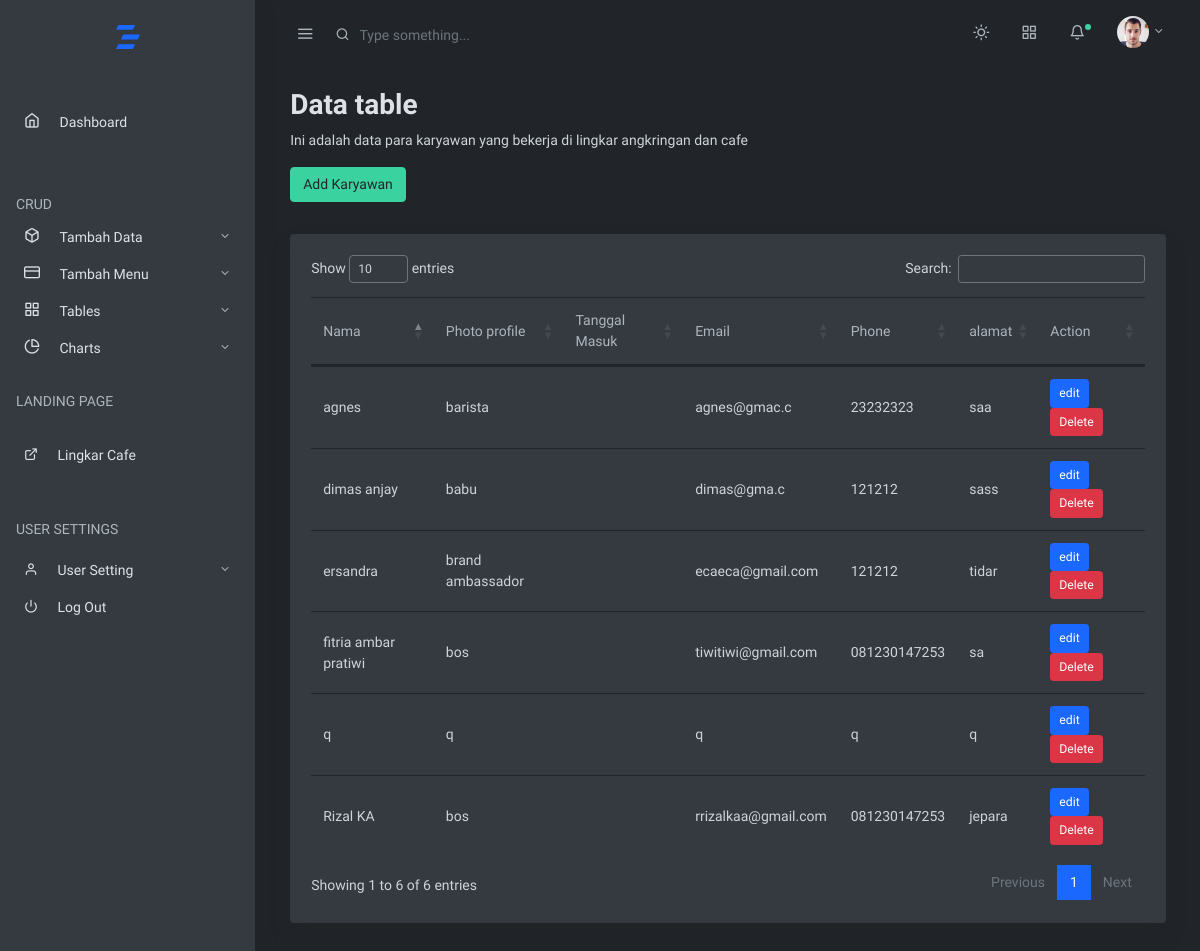
The page /lingkar_fix/karyawan.php on the database its author committed.
### tables this page shows
CREATE TABLE `karyawan` (
  `id` int(11) NOT NULL,
  `nama` varchar(255) NOT NULL,
  `tgl_masuk` varchar(255) NOT NULL,
  `email` varchar(255) NOT NULL,
  `nohp` varchar(20) NOT NULL,
  `foto` varchar(255) NOT NULL,
  `alamat` varchar(50) NOT NULL
);

### lingkar_fix/karyawan.php (the view, shortened to what this page needs)
<?php
require ("./config.php");
?>
<!doctype html>
<html lang="en">
<head>
  <link rel="stylesheet" href="css/simplebar.css">
  <link rel="stylesheet" href="css/feather.css">
  <link rel="stylesheet" href="https://cdn.datatables.net/1.13.1/css/dataTables.bootstrap4.min.css">
  <link rel="stylesheet" href="css/daterangepicker.css">
  <link rel="stylesheet" href="css/app-light.css" id="lightTheme" disabled>
  <link rel="stylesheet" href="css/app-dark.css" id="darkTheme">
</head>
<body class="vertical  dark  ">
  <div class="wrapper">
    <nav class="topnav navbar navbar-light">
      <button type="button" class="navbar-toggler text-muted mt-2 p-0 mr-3 collapseSidebar">
        <i class="fe fe-menu navbar-toggler-icon"></i>
      </button>
      <form class="form-inline mr-auto searchform text-muted">
        <input class="form-control mr-sm-2 bg-transparent border-0 pl-4 text-muted" type="search"
          placeholder="Type something..." aria-label="Search">
      </form>
      <ul class="nav">
        <li class="nav-item">
          <a class="nav-link text-muted my-2" href="./index.php" id="modeSwitcher" data-mode="dark">
            <i class="fe fe-sun fe-16"></i>
          </a>
        </li>
        <li class="nav-item">
          <a class="nav-link text-muted my-2" href="./#" data-toggle="modal" data-target=".modal-shortcut">
            <span class="fe fe-grid fe-16"></span>
          </a>
        </li>
        <li class="nav-item nav-notif">
          <a class="nav-link text-muted my-2" href="./#" data-toggle="modal" data-target=".modal-notif">
            <span class="fe fe-bell fe-16"></span>
            <span class="dot dot-md bg-success"></span>
          </a>
        </li>
        <li class="nav-item dropdown">
          <a class="nav-link dropdown-toggle text-muted pr-0" href="#" id="navbarDropdownMenuLink" role="button"
            data-toggle="dropdown" aria-haspopup="true" aria-expanded="false">
            <span class="avatar avatar-sm mt-2">
              <img src="./assets/avatars/face-1.jpg" alt="..." class="avatar-img rounded-circle">
            </span>
          </a>
        </li>
      </ul>
    </nav>
    <aside class="sidebar-left border-right bg-white shadow" id="leftSidebar" data-simplebar>
      <nav class="vertnav navbar navbar-light">
        <div class="w-100 mb-4 d-flex">
          <a class="navbar-brand mx-auto mt-2 flex-fill text-center" href="./index.html">
          </a>
        </div>
        <ul class="navbar-nav flex-fill w-100 mb-2">
          <li class="nav-item w-100">
            <a class="nav-link" href="index.php">
              <br>
              <i class="fe fe-home fe-16"></i>
              <span class="ml-3 item-text">Dashboard</span>
              <br>
              <br>
            </a>
          </li>
        </ul>
        <p class="text-muted nav-heading mt-4 mb-1">
          <span>CRUD</span>
        </p>
        <ul class="navbar-nav flex-fill w-100 mb-2">
          <li class="nav-item dropdown">
            <a href="#ui-elements" data-toggle="collapse" aria-expanded="false" class="dropdown-toggle nav-link">
              <i class="fe fe-box fe-16"></i>
              <span class="ml-3 item-text">Tambah Data</span>
            </a>
          </li>
          <li class="nav-item dropdown">
            <a href="#forms" data-toggle="collapse" aria-expanded="false" class="dropdown-toggle nav-link">
              <i class="fe fe-credit-card fe-16"></i>
              <span class="ml-3 item-text">Tambah Menu</span>
            </a>
          </li>
          <li class="nav-item dropdown">
            <a href="#tables" data-toggle="collapse" aria-expanded="false" class="dropdown-toggle nav-link">
              <i class="fe fe-grid fe-16"></i>
              <span class="ml-3 item-text">Tables</span>
            </a>
          </li>
          <li class="nav-item dropdown">
            <a href="#charts" data-toggle="collapse" aria-expanded="false" class="dropdown-toggle nav-link">
              <i class="fe fe-pie-chart fe-16"></i>
              <span class="ml-3 item-text">Charts</span>
            </a>
            <p class="text-muted nav-heading mt-4 mb-1">
              <span> LANDING PAGE</span>
            </p>
          <li class="nav-item w-100">
            <a class="nav-link" href="https://www.instagram.com/lingkar.cafe_/">
              <br>
              <i class="fe fe-external-link"></i>
              <span class="ml-3 item-text">Lingkar Cafe</span>
              <br>
              <br>
            </a>
            <p class="text-muted nav-heading mt-4 mb-1">
              <span> USER SETTINGS</span>
            </p>
          </li>
          </li>
        </ul>
        <ul class="navbar-nav flex-fill w-100 mb-2">
          <li class="nav-item dropdown">
            <a href="#user" data-toggle="collapse" aria-expanded="false" class="dropdown-toggle nav-link">
              <i class="fe fe-user"></i>
              <span class="ml-3 item-text">User Setting</span><span class="sr-only">(current)</span>
            </a>
          <li class="nav-item w-100">
            <a class="nav-link" href="login.php">
              <i class="fe fe-power"></i>
              <span class="ml-3 item-text">Log Out</span>
            </a>
          </li>
          </li>
        </ul>
    </aside>
    <main role="main" class="main-content">
      <div class="container-fluid">
        <div class="row justify-content-center">
          <div class="col-12">
            <h2 class="mb-2 page-title">Data table</h2>
            <p class="card-text">Ini adalah data para karyawan yang bekerja di lingkar angkringan dan cafe</p>
            <button type="button" class="btn mb-2 btn-success" data-toggle="modal" data-target=".modal-right">Add Karyawan</button>
            <div class="row my-4">
              <div class="col-md-12">
                <div class="card shadow">
                  <div class="card-body">
                    <table id="tableku" class="table datatables">
                      <thead>
                        <tr>
                          <th>Nama</th>
                          <th>Photo profile</th>
                          <th>Tanggal Masuk</th>
                          <th>Email</th>
                          <th>Phone</th>
                          <th>alamat</th>
                          <th>Action</th>
                        </tr>
                      </thead>
                      <tbody>
                        <tr>
                          <?php
                               $query = "SELECT * FROM karyawan";
                                $result = mysqli_query($koneksi, $query);
                                        while ($row = mysqli_fetch_array($result)){
                                        $userName = $row['nama'];
                                        $foto = $row['foto'];
                                        $tgl = $row['tgl_masuk'];
                                        $userEmail = $row['email'];
                                        $nohp = $row['nohp'];
                                        $alamat =$row['alamat']
                                       ?>
                          <td><?php echo $userName; ?></td>
                          <td><?php echo $foto; ?></td>
                          <td><?php echo $tgl; ?></td>
                          <td><?php echo $userEmail; ?></td>
                          <td><?php echo $nohp; ?></td>
                          <td><?php echo $alamat; ?></td>
                          <td>
                            <button type="button" class="btn btn-primary btn-sm ms-auto" data-toggle="modal" data-target=".modal-right<?php= $row['id'] ?>">edit</button>
                            <button class="btn btn-danger btn-sm ms-auto" data-modal-target="#modal-delete<?php= $row['id'] ?>">Delete</button>
                          </td>
                        </tr>
                        <?php
                                        }
                                         ?>
                      </tbody>
                    </table>
                  </div>
                </div>
              </div>
            </div>
          </div>
        </div>
      </div>
    </main>
  </div>
</body>
</html>

### lingkar_fix/css/simplebar.css (style rules this page uses)
[data-simplebar] { position: relative; flex-direction: column; flex-wrap: wrap; justify-content: flex-start; align-content: flex-start; align-items: flex-start; }

### lingkar_fix/css/feather.css (style rules this page uses)
.fe { font-family: "feather" !important; speak: none; font-style: normal; font-weight: normal; font-variant: normal; text-transform: none; line-height: 1; -webkit-font-smoothing: antialiased; -moz-osx-font-smoothing: grayscale; }
.fe-16 { font-size: 16px; }
.fe-bell:before { content: ""; }
.fe-box:before { content: ""; }
.fe-credit-card:before { content: ""; }
.fe-external-link:before { content: ""; }
.fe-grid:before { content: ""; }
.fe-home:before { content: ""; }
.fe-menu:before { content: ""; }
.fe-pie-chart:before { content: ""; }
.fe-power:before { content: ""; }
.fe-sun:before { content: ""; }
.fe-user:before { content: ""; }

### rows shown on the page
karyawan: nama "Rizal KA", foto "bos", email "rrizalkaa@gmail.com", nohp "081230147253", alamat "jepara"
karyawan: nama "fitria ambar pratiwi", foto "bos", email "tiwitiwi@gmail.com", nohp "081230147253", alamat "sa"
karyawan: nama "dimas anjay", foto "babu", email "dimas@gma.c", nohp "121212", alamat "sass"
karyawan: nama "agnes", foto "barista", email "agnes@gmac.c", nohp "23232323", alamat "saa"
karyawan: nama "ersandra", foto "brand ambassador", email "ecaeca@gmail.com", nohp "121212", alamat "tidar"
karyawan: nama "q", foto "q", email "q", nohp "q", alamat "q"
